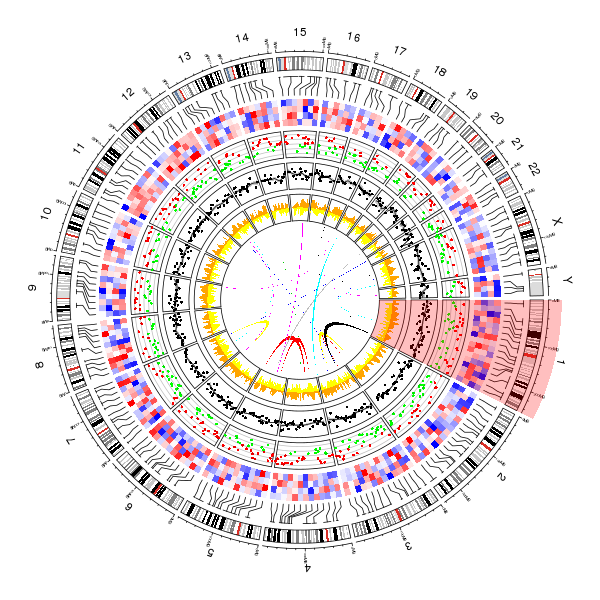

The script that drew this image:
library(circlize) 

par(mar = c(1, 1, 1, 1))
circos.initializeWithIdeogram()

bed = generateRandomBed(nr = 200, nc = 4)
circos.genomicPosTransformLines(bed, posTransform = posTransform.default, horizontalLine = "top")
om = circos.par("track.margin")
oc = circos.par("cell.padding")
circos.par(track.margin = c(om[1], 0), cell.padding = c(0, 0, 0, 0))
f = colorRamp2(breaks = c(-1, 0, 1), colors = c("blue", "white", "red"))
circos.genomicTrackPlotRegion(bed, stack = TRUE, panel.fun = function(region, value, ...) {
	circos.genomicRect(region, value, col = f(value[[1]]), 
		border = f(value[[1]]), lwd = 0.1, posTransform = posTransform.default, ...)
}, bg.border = NA, track.height = 0.1)
circos.par(track.margin = om, cell.padding = oc)

bed = generateRandomBed(nr = 500, fun = function(k) runif(k)*sample(c(-1, 1), k, replace = TRUE))
circos.genomicTrackPlotRegion(bed, ylim = c(-1, 1), panel.fun = function(region, value, ...) {
	col = ifelse(value[[1]] > 0, "red", "green")
	circos.genomicPoints(region, value, col = col, cex = 0.5, pch = 16)
	cell.xlim = get.cell.meta.data("cell.xlim")
	for(h in c(-1, -0.5, 0, 0.5, 1)) {
		circos.lines(cell.xlim, c(h, h), col = "#00000040")
	}
}, track.height = 0.1)

bed = generateRandomBed(nr = 500, fun = function(k) rnorm(k, 0, 50))
circos.genomicTrackPlotRegion(bed, panel.fun = function(region, value, ...) {
	x = (region[[2]] + region[[1]]) / 2
	y = value[[1]]
	loess.fit = loess(y ~ x)
    loess.predict = predict(loess.fit, x, se = TRUE)
    d1 = c(x, rev(x))
    d2 = c(loess.predict$fit + loess.predict$se.fit, rev(loess.predict$fit - loess.predict$se.fit))
    circos.polygon(d1, d2, col = "#CCCCCC", border = NA)
    circos.points(x, y, pch = 16, cex = 0.5)
    circos.lines(x, loess.predict$fit)
}, track.height = 0.1)


bed_list = list(generateRandomBed(nr = 500, fun = function(k) runif(k)),
                generateRandomBed(nr = 500, fun = function(k) runif(k)))
col = c("#FF000040", "#0000FF40")
circos.genomicTrackPlotRegion(bed_list, ylim = c(-1, 1), panel.fun = function(region, value, ...) {
	i = getI(...)
	if(i == 1) {
		circos.genomicLines(region, value, area = TRUE, baseline = 0, col = "orange", border = NA, ...)
	} else {
		circos.genomicLines(region, -value, area = TRUE, baseline = 0, col = "yellow", border = NA, ...)
	}
}, track.height = 0.1)

region1 = generateRandomBed(nr = 1000); region1 = region1[sample(nrow(region1), 20), ]
region2 = generateRandomBed(nr = 1000); region2 = region2[sample(nrow(region2), 20), ]
circos.genomicLink(region1, region2, col = sample(10, 20, replace = TRUE))

highlight.chromosome("chr1")

circos.clear()
